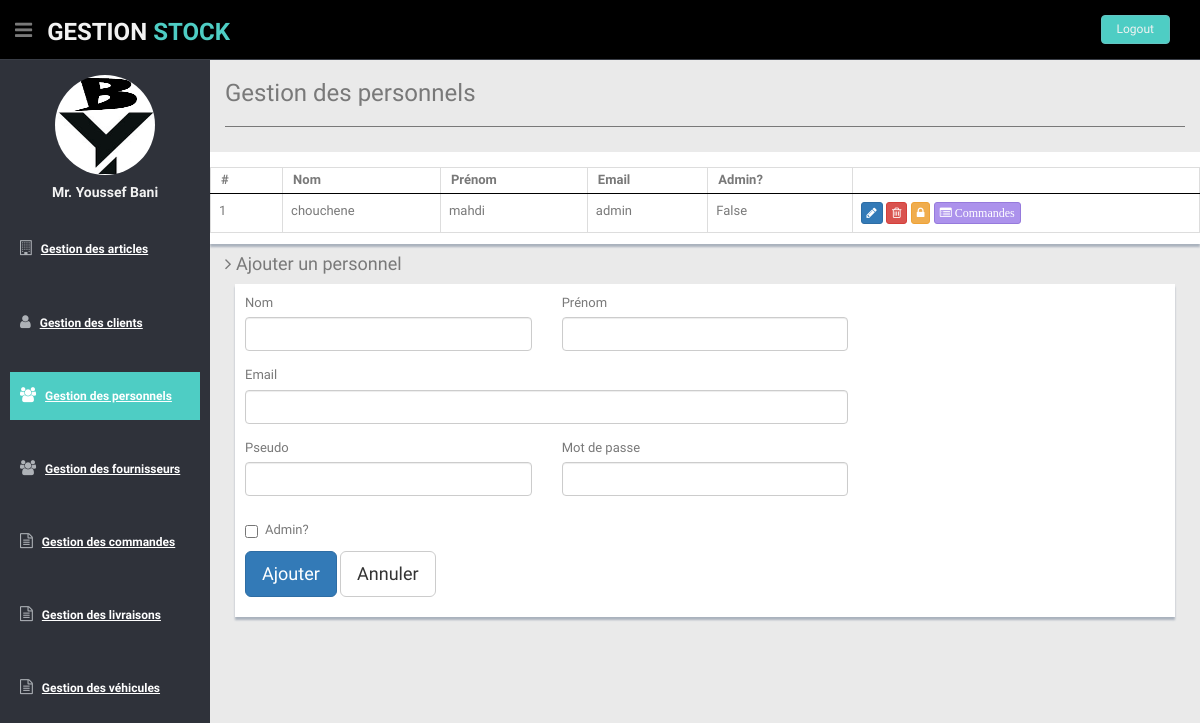
Before: /gestionpersonnels/personnels (signed in) with the older database file.
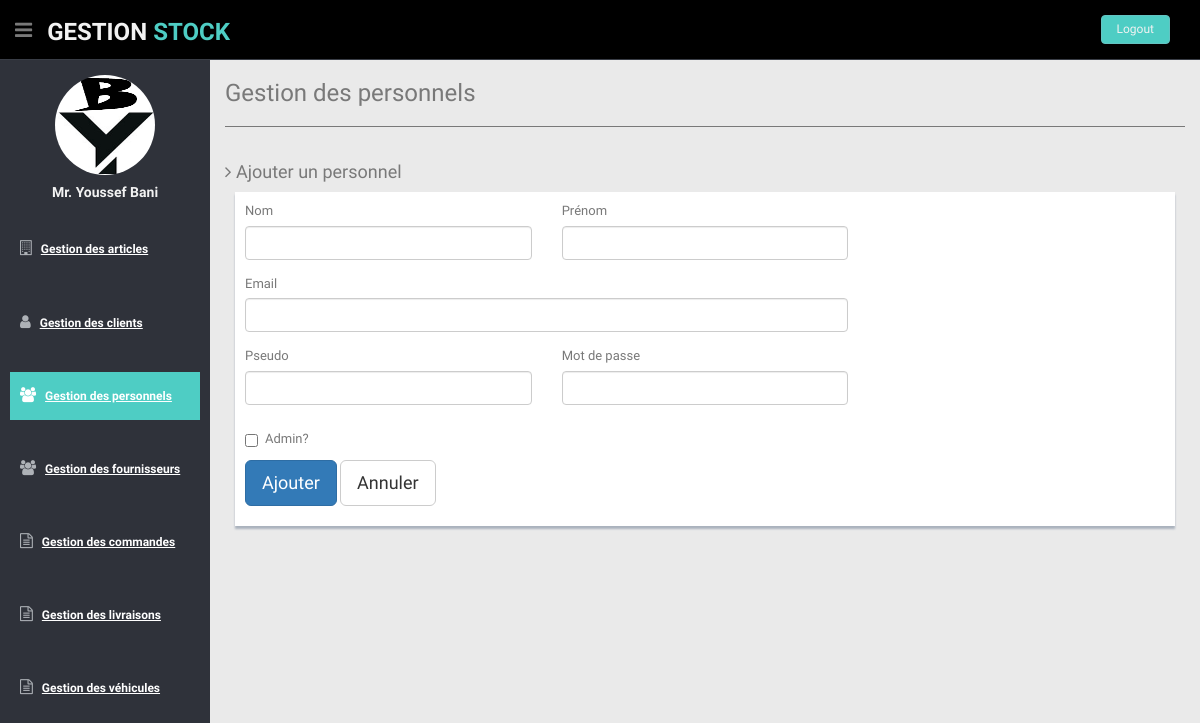
After: the same page with the newer database file.
### gestionpersonnels/models.py (models this page shows)
class Personnel(models.Model):
    id = models.AutoField(primary_key=True)
    nom = models.CharField(max_length=20)
    prenom = models.CharField(max_length=20)
    email = models.CharField(max_length=50)
    user = models.OneToOneField(User, on_delete=models.CASCADE)
    is_admin = models.BooleanField(default=False)
    class Meta:
        managed = True
        db_table = 'personnel'

### gestionpersonnels/views.py (the view)
# urls.py: path('personnels', views.personnels, name='personnels'),
@login_required(login_url='/gestionauthentifications/login')
def personnels(request):
    personnellist = Personnel.objects.all()
    context = {'gestionPersonnelsMenu':'active','personnelsMenu':'active',
               'personnellist': personnellist}
    return render(request, 'gestionpersonnels/personnels.html', context)

### gestionpersonnels/templates/gestionpersonnels/personnels.html
{% extends 'gestionpersonnels/personnels_base.html' %}
{% load static %}
{% block subtitle %} Ajouter un personnel {% endblock %}
{% block form_action %}
    {% url 'gestionpersonnels:ajouter_personnel' %}
{% endblock %}
{% block action_name %}
    Ajouter
{% endblock %}

### gestionpersonnels/templates/gestionpersonnels/personnels_base.html (shortened to what the changed rows need)
{% extends 'genericfolder/base.html' %}
{% load static %}
{% block contenu %}
<div class="row mt">
  {% if personnellist %}
    <div class="content-panel">
      <div class="adv-table">
        <table cellpadding="0" cellspacing="0" border="0" class="display table table-bordered" id="hidden-table-info">
          <thead>
            <tr>
                <th> #</th>
                <th> Nom</th>
                <th> Prénom</th>
                 <th> Email</th>
                <th> Admin?</th>
              <th></th>
            </tr>
          </thead>
          <tbody>
            {% for p in personnellist %}
            <tr>
                <td> {{ forloop.counter }}</td>
                <td> {{ p.nom}}</td>
                <td> {{ p.prenom}}</td>
                 <td> {{ p.email }}</td>
                <td> {{ p.is_admin }}</td>
                <td>
                    <button onclick="if(confirm('êtes-vous sûr de vouloir modifier le personnel '+'{{p.nom}} {{p.prenom}}'+' ?')){location.href='{% url 'gestionpersonnels:modifier_personnel' p.id %}'};"
                            class="btn btn-primary btn-xs"><i class="fa fa-pencil"></i>
                    </button>
                    <button onclick="if(confirm('êtes-vous sûr de vouloir supprimer le personnel '+'{{p.nom}} {{p.prenom}}'+' ?')){location.href='{% url 'gestionpersonnels:delete_personnel' p.id %}'};"
                            class="btn btn-danger btn-xs">
                        <i class="fa fa-trash-o "></i>
                    </button>
                    <button onclick="location.href='{% url 'gestionpersonnels:change_password' p.id %}';"
                            class="btn btn-warning btn-xs"><i class="fa fa-lock"></i>
                    </button>
                      <button onclick="location.href='{% url 'gestionpersonnels:affiche_commande_personnel' p.id %}';"
                            class="btn btn-theme02 btn-xs">
                     <i class="fa fa-list-alt "> Commandes</i>
                      </button>
                </td>
            </tr>
            {% endfor %}
          </tbody>
        </table>
      </div>
    </div>
  {% endif %}
</div>
{% endblock %}

Changed rows visible on the page:
removed Personnel: nom "chouchene", prenom "mahdi", email "admin", is_admin "False"
Other visible differences:
text no longer shown: "# Nom Prénom Email Admin?"
